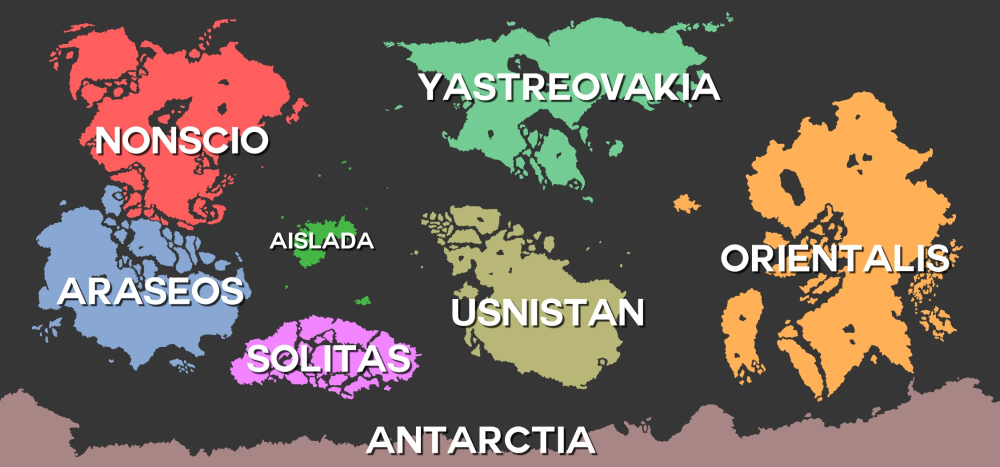
#> input picture source/ref_continents.webp, 2000 x 933 px, found by its file name (shown at 1/2 size); its folder holds only this picture in this run
$ python -i superevents.py   (imports and definitions only)
#> lines starting #> are read from the running program, lines starting #| are printed output that depends on the picture
"""TNO-style superevents: a large window with a title, a picture, a quote and music.

HOI4 has no superevents of its own. This is the pattern big mods use, built only from
vanilla pieces:
  * a scripted effect per superevent (`valsora_superevent_<id> = yes`, called from a
    focus or event) sets a global flag saying which superevent is showing, then fires
    a hidden event for every human player;
  * that event sets a country flag, which makes a player_context scripted GUI window
    visible, and starts the music with `play_song` (vanilla plays its speeches so);
  * the window's texts come from scripted localisation that picks the keys of the
    superevent whose global flag is set; its picture is one icon per distinct image,
    shown by the same flags;
  * the close button clears the country flag.

To add one, append to SUPEREVENTS and call its effect from a focus or event.
"""
from pathlib import Path

import numpy as np
from PIL import Image

from imgio import write_dds

SRC = Path("source/superevents")
PIC_W, PIC_H = 840, 420

# id, title, quote, who said it, picture (in source/superevents), song
SUPEREVENTS = [
    dict(id="rou_polite",
         title="The Parasites Depart, Politely",
         quote="We thank the House of Cahun for its many years of service, and kindly ask that it "
               "vacate the palace by Tuesday. Light refreshments will be provided. Please return "
               "the crown on your way out.",
         author="Provisional Council of Rouental, Notice of Eviction",
         picture="hair_ruffle.png", song="valsora_gladiators"),
    dict(id="rou_brother",
         title="Blood Is Thinner Than Iron",
         quote="Roland always said the crown was too heavy for me. He was right. I have had it "
               "melted down into something more useful.",
         author="Serelle VI Cahun, Queen of the Absolute Iron Monarchy",
         picture="hair_ruffle.png", song="valsora_gladiators"),
    dict(id="rou_steady",
         title="Nothing Happens in Rouental",
         quote="The Cahuns stay. The borders stay. The price of bread stays exactly where it is. "
               "To those of you hoping for a revolution: perhaps next year.",
         author="Roland II Cahun, New Year's Address",
         picture="hair_ruffle.png", song="valsora_gladiators"),
    dict(id="rou_rude",
         title="Shown the Window",
         quote="The Cahuns were shown the door. When they refused the door, they were shown the "
               "window. Rouental is now a workers' state, with one fewer window.",
         author="Red Workers' Committee of Rouental, Communique No. 1",
         picture="hair_ruffle.png", song="valsora_gladiators"),
    dict(id="rou_reality",
         title="The Veiled Throne",
         quote="Rouental asked Heaven for a firm hand. Heaven, in its wisdom, has sent a gloved "
               "one. Kneel, and you will find it gentle.",
         author="Anserra IX, Holy Princess of Rouental",
         picture="hair_ruffle.png", song="valsora_gladiators"),
    # the Rouentaise civil war, after the Prince's execution on the communist path
    # (author's picture, quote and song, 2026-10-02, the song replaced the same day;
    # title and attribution Claude's)
    dict(id="rou_civil_war",
         title="The Rouentaise Civil War",
         quote="They promised us the Prince's death would end the old Rouental, and it did. By "
               "morning there were a hundred Rouentals, all of them armed, and all of them "
               "furious.",
         author="A Red Guard, in a letter home from Rêverie",
         picture="rou_civil_war.jpg", song="valsora_organ"),
    dict(id="ais_explode",
         title="Merlovich Has Exploded",
         quote="Our beloved leader has become many smaller leaders, now scattered across a wide "
               "area. Every one of them is a communist.",
         author="Aisladan State Radio, Final Broadcast Before the Red One",
         picture="hair_ruffle.png", song="valsora_gladiators"),
    # for testing (the author, 2026-10-15: "a superevent for testing. The superevent should use the clown music and
    # placeholder anime girl image"), fired by Rouental's test decisions (test_events.py); the texts are Claude's
    dict(id="rou_test",
         title="This Is Only a Test",
         quote="Had this been a real superevent, you would have been told where to stand, what to wear and whom to "
               "blame. Please remain calm and enjoy the music.",
         author="The Ministry of Rehearsals, Rêverie",
         picture="hair_ruffle.png", song="valsora_gladiators"),
]

# song name -> audio file in source/superevents (Ogg Vorbis, like vanilla music)
# (each the first 45 s of the author's file, faded out over the last 4 s)
SONGS = {"valsora_gladiators": "entry_of_the_gladiators.ogg",
         "valsora_organ": "epic_church_organ.ogg"}
SONG_TITLES = {"valsora_gladiators": "Julius Fucik - Entry of the Gladiators",
               "valsora_organ": "Rafael Krux - Epic Church Organ"}
STATION = "valsora"  # music station the songs live in


def flag(se):
    return f"valsora_superevent_{se['id']}"


def effect_name(se):
    return f"valsora_superevent_{se['id']}"


def picture_sprite(pic):
    return "GFX_valsora_superevent_" + Path(pic).stem


def fit(path):
    """Crop to the window's 2:1 picture box and scale to it."""
#> called with path = '../source/ref_continents.webp'
    im = Image.open(SRC / path).convert("RGB")
#> im is the input picture: PIL image 2000x933 RGB; mean R, G, B 107.1, 95.3, 87
    w, h = im.size
#> w = 2000; h = 933
    tw = min(w, round(h * PIC_W / PIC_H))
#> tw = 1866
    th = round(tw * PIC_H / PIC_W)
#> th = 933
    x0, y0 = (w - tw) // 2, (h - th) // 2
#> x0 = 67; y0 = 0
    im = im.crop((x0, y0, x0 + tw, y0 + th)).resize((PIC_W, PIC_H), Image.LANCZOS)
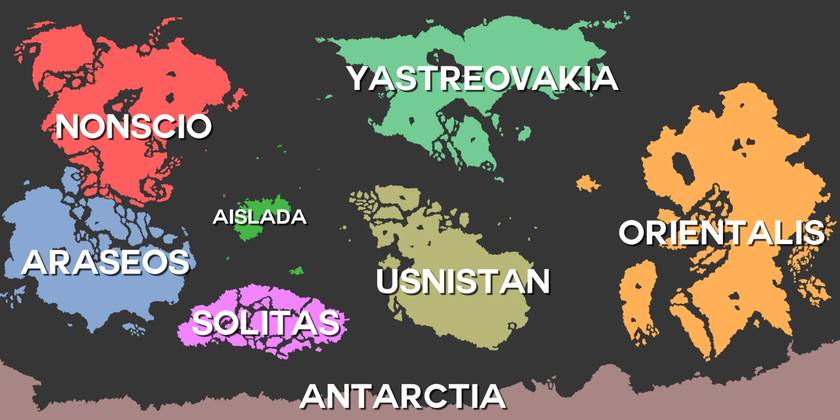
#> im: PIL image 840x420 RGB; mean R, G, B 109.5, 97.3, 88.3
    return np.dstack([np.asarray(im), np.full((PIC_H, PIC_W), 255, np.uint8)])


# [30 lines left out: functions background, write_station_interface, not called in this run]


STATION_GUI = """guiTypes = {
	containerWindowType = {
		name = "STATION_faceplate"
		position = { x = 0 y = 0 }
		size = { width = 590 height = 46 }
		iconType = {
			name = "musicplayer_header_bg"
			spriteType = "GFX_musicplayer_header_bg"
			position = { x = 0 y = 0 }
			alwaystransparent = yes
		}
		instantTextboxType = {
			name = "track_name"
			position = { x = 72 y = 20 }
			font = "hoi_18b"
			text = ""
			maxWidth = 450
			maxHeight = 25
			format = center
		}
		instantTextboxType = {
			name = "track_elapsed"
			position = { x = 124 y = 30 }
			font = "hoi_18b"
			text = "00:00"
			maxWidth = 50
			maxHeight = 25
			format = center
		}
		instantTextboxType = {
			name = "track_duration"
			position = { x = 420 y = 30 }
			font = "hoi_18b"
			text = "00:00"
			maxWidth = 50
			maxHeight = 25
			format = center
		}
		buttonType = {
			name = "prev_button"
			position = { x = 220 y = 20 }
			quadTextureSprite = "GFX_musicplayer_previous_button"
			buttonFont = "Main_14_black"
			Orientation = "LOWER_LEFT"
			clicksound = click_close
			pdx_tooltip = "MUSICPLAYER_PREV"
		}
		buttonType = {
			name = "play_button"
			position = { x = 263 y = 20 }
			quadTextureSprite = "GFX_musicplayer_play_pause_button"
			buttonFont = "Main_14_black"
			Orientation = "LOWER_LEFT"
			clicksound = click_close
		}
		buttonType = {
			name = "next_button"
			position = { x = 336 y = 20 }
			quadTextureSprite = "GFX_musicplayer_next_button"
			buttonFont = "Main_14_black"
			Orientation = "LOWER_LEFT"
			clicksound = click_close
			pdx_tooltip = "MUSICPLAYER_NEXT"
		}
		extendedScrollbarType = {
			name = "volume_slider"
			position = { x = 100 y = 45 }
			size = { width = 75 height = 18 }
			tileSize = { width = 12 height = 12 }
			maxValue = 100
			minValue = 0
			stepSize = 1
			startValue = 50
			horizontal = yes
			orientation = lower_left
			origo = lower_left
			setTrackFrameOnChange = yes
			slider = {
				name = "Slider"
				quadTextureSprite = "GFX_scroll_drager"
				position = { x = 0 y = 1 }
				pdx_tooltip = "MUSICPLAYER_ADJUST_VOL"
			}
			track = {
				name = "Track"
				quadTextureSprite = "GFX_volume_track"
				position = { x = 0 y = 3 }
				alwaystransparent = yes
				pdx_tooltip = "MUSICPLAYER_ADJUST_VOL"
			}
		}
		buttonType = {
			name = "shuffle_button"
			position = { x = 425 y = 20 }
			quadTextureSprite = "GFX_toggle_shuffle_buttons"
			buttonFont = "Main_14_black"
			Orientation = "LOWER_LEFT"
			clicksound = click_close
		}
	}
	containerWindowType = {
		name = "STATION_stations_entry"
		size = { width = 162 height = 130 }
		checkBoxType = {
			name = "select_station_button"
			position = { x = 0 y = 0 }
			quadTextureSprite = "GFX_radio_station_cover_STATION"
			clicksound = decisions_ui_button
		}
	}
}
"""


# [190 lines left out: functions write_files, write_plain_window, write_music, localisation, not called in this run]

>>> result = fit('../source/ref_continents.webp')

$ run again, on source/merlovich_emu.png
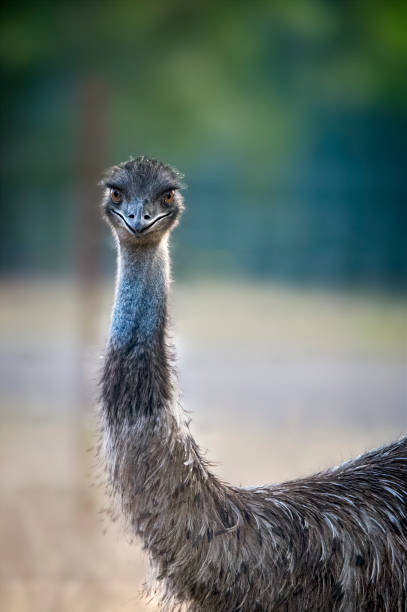
#> input picture source/merlovich_emu.png, 407 x 612 px, found by its file name
#> in fit, im is the input picture: PIL image 407x612 RGB; mean R, G, B 105.3, 117.8, 111.3
#> in fit, `im = im.crop((x0, y0, x0 + tw, y0 + th)).resize((PIC_W, PIC_H), Image...`:
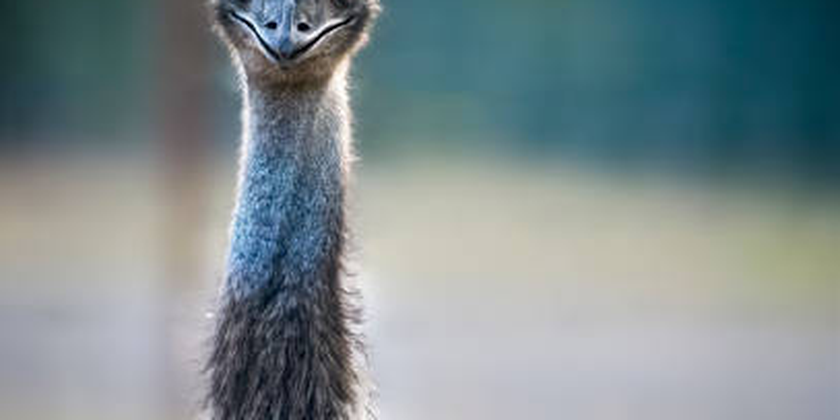
#> im: PIL image 840x420 RGB; mean R, G, B 125.7, 139.6, 142.2
